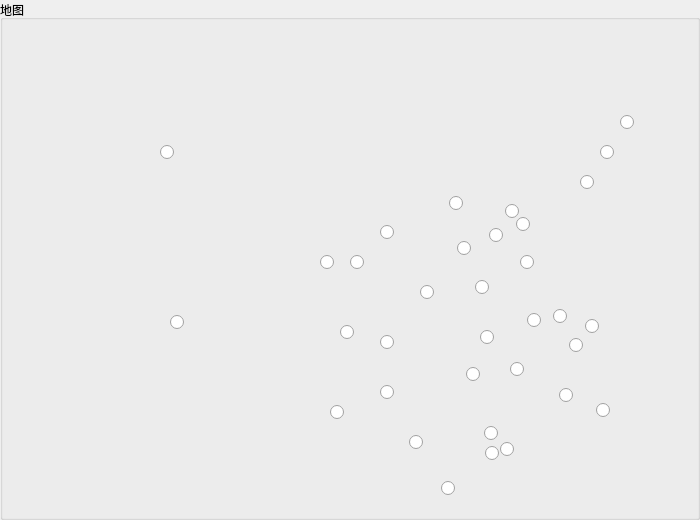
        <widget class="QGroupBox" name="checkboxGroupBox">
         <property name="minimumSize">
          <size>
           <width>700</width>
           <height>520</height>
          </size>
         </property>
         <property name="maximumSize">
          <size>
           <width>700</width>
           <height>520</height>
          </size>
         </property>
         <property name="title">
          <string>地图</string>
         </property>
         <property name="checkable">
          <bool>false</bool>
         </property>
         <widget class="QRadioButton" name="checkbox_wlmq">
          <property name="geometry">
           <rect>
            <x>160</x>
            <y>140</y>
            <width>25</width>
            <height>25</height>
           </rect>
          </property>
          <property name="toolTip">
           <string>乌鲁木齐</string>
          </property>
          <property name="text">
           <string/>
          </property>
          <property name="autoExclusive">
           <bool>false</bool>
          </property>
         </widget>
         <widget class="QRadioButton" name="checkbox_xn">
          <property name="geometry">
           <rect>
            <x>320</x>
            <y>250</y>
            <width>25</width>
            <height>25</height>
           </rect>
          </property>
          <property name="toolTip">
           <string>西宁</string>
          </property>
          <property name="text">
           <string/>
          </property>
          <property name="checkable">
           <bool>true</bool>
          </property>
          <property name="autoExclusive">
           <bool>false</bool>
          </property>
         </widget>
         <widget class="QRadioButton" name="checkbox_lz">
          <property name="geometry">
           <rect>
            <x>350</x>
            <y>250</y>
            <width>25</width>
            <height>25</height>
           </rect>
          </property>
          <property name="toolTip">
           <string>兰州</string>
          </property>
          <property name="text">
           <string/>
          </property>
          <property name="checkable">
           <bool>true</bool>
          </property>
          <property name="autoExclusive">
           <bool>false</bool>
          </property>
         </widget>
         <widget class="QRadioButton" name="checkbox_ls">
          <property name="geometry">
           <rect>
            <x>170</x>
            <y>310</y>
            <width>25</width>
            <height>25</height>
           </rect>
          </property>
          <property name="toolTip">
           <string>拉萨</string>
          </property>
          <property name="text">
           <string/>
          </property>
          <property name="checkable">
           <bool>true</bool>
          </property>
          <property name="autoExclusive">
           <bool>false</bool>
          </property>
         </widget>
         <widget class="QRadioButton" name="checkbox_km">
          <property name="geometry">
           <rect>
            <x>330</x>
            <y>400</y>
            <width>25</width>
            <height>25</height>
           </rect>
          </property>
          <property name="toolTip">
           <string>昆明</string>
          </property>
          <property name="text">
           <string/>
          </property>
          <property name="checkable">
           <bool>true</bool>
          </property>
          <property name="autoExclusive">
           <bool>false</bool>
          </property>
         </widget>
         <widget class="QRadioButton" name="checkbox_gy">
          <property name="geometry">
           <rect>
            <x>380</x>
            <y>380</y>
            <width>25</width>
            <height>25</height>
           </rect>
          </property>
          <property name="acceptDrops">
           <bool>false</bool>
          </property>
          <property name="toolTip">
           <string>贵阳</string>
          </property>
          <property name="layoutDirection">
           <enum>Qt::LeftToRight</enum>
          </property>
          <property name="autoFillBackground">
           <bool>false</bool>
          </property>
          <property name="text">
           <string/>
          </property>
          <property name="checkable">
           <bool>true</bool>
          </property>
          <property name="autoExclusive">
           <bool>false</bool>
          </property>
         </widget>
         <widget class="QRadioButton" name="checkbox_cd">
          <property name="geometry">
           <rect>
            <x>340</x>
            <y>320</y>
            <width>25</width>
            <height>25</height>
           </rect>
          </property>
          <property name="acceptDrops">
           <bool>false</bool>
          </property>
          <property name="toolTip">
           <string>成都</string>
          </property>
          <property name="layoutDirection">
           <enum>Qt::LeftToRight</enum>
          </property>
          <property name="autoFillBackground">
           <bool>false</bool>
          </property>
          <property name="text">
           <string/>
          </property>
          <property name="checkable">
           <bool>true</bool>
          </property>
          <property name="autoExclusive">
           <bool>false</bool>
          </property>
         </widget>
         <widget class="QRadioButton" name="checkbox_cq">
          <property name="geometry">
           <rect>
            <x>380</x>
            <y>330</y>
            <width>25</width>
            <height>25</height>
           </rect>
          </property>
          <property name="acceptDrops">
           <bool>false</bool>
          </property>
          <property name="toolTip">
           <string>重庆</string>
          </property>
          <property name="layoutDirection">
           <enum>Qt::LeftToRight</enum>
          </property>
          <property name="autoFillBackground">
           <bool>false</bool>
          </property>
          <property name="text">
           <string/>
          </property>
          <property name="checkable">
           <bool>true</bool>
          </property>
          <property name="autoExclusive">
           <bool>false</bool>
          </property>
         </widget>
         <widget class="QRadioButton" name="checkbox_yc">
          <property name="geometry">
           <rect>
            <x>380</x>
            <y>220</y>
            <width>25</width>
            <height>25</height>
           </rect>
          </property>
          <property name="toolTip">
           <string>银川</string>
          </property>
          <property name="text">
           <string/>
          </property>
          <property name="checkable">
           <bool>true</bool>
          </property>
          <property name="autoExclusive">
           <bool>false</bool>
          </property>
         </widget>
         <widget class="QRadioButton" name="checkbox_wh">
          <property name="geometry">
           <rect>
            <x>480</x>
            <y>325</y>
            <width>25</width>
            <height>25</height>
           </rect>
          </property>
          <property name="toolTip">
           <string>武汉</string>
          </property>
          <property name="text">
           <string/>
          </property>
          <property name="autoExclusive">
           <bool>false</bool>
          </property>
         </widget>
         <widget class="QRadioButton" name="checkbox_heb">
          <property name="geometry">
           <rect>
            <x>620</x>
            <y>110</y>
            <width>25</width>
            <height>25</height>
           </rect>
          </property>
          <property name="toolTip">
           <string>哈尔滨</string>
          </property>
          <property name="text">
           <string/>
          </property>
          <property name="autoExclusive">
           <bool>false</bool>
          </property>
         </widget>
         <widget class="QRadioButton" name="checkbox_cc">
          <property name="geometry">
           <rect>
            <x>600</x>
            <y>140</y>
            <width>25</width>
            <height>25</height>
           </rect>
          </property>
          <property name="toolTip">
           <string>长春</string>
          </property>
          <property name="text">
           <string/>
          </property>
          <property name="autoExclusive">
           <bool>false</bool>
          </property>
         </widget>
         <widget class="QRadioButton" name="checkbox_sy">
          <property name="geometry">
           <rect>
            <x>580</x>
            <y>170</y>
            <width>25</width>
            <height>25</height>
           </rect>
          </property>
          <property name="toolTip">
           <string>沈阳</string>
          </property>
          <property name="text">
           <string/>
          </property>
          <property name="autoExclusive">
           <bool>false</bool>
          </property>
         </widget>
         <widget class="QRadioButton" name="checkbox_bj">
          <property name="geometry">
           <rect>
            <x>505</x>
            <y>199</y>
            <width>25</width>
            <height>25</height>
           </rect>
          </property>
          <property name="toolTip">
           <string>北京</string>
          </property>
          <property name="text">
           <string/>
          </property>
          <property name="autoExclusive">
           <bool>false</bool>
          </property>
         </widget>
         <widget class="QRadioButton" name="checkbox_tj">
          <property name="geometry">
           <rect>
            <x>516</x>
            <y>212</y>
            <width>25</width>
            <height>25</height>
           </rect>
          </property>
          <property name="toolTip">
           <string>天津</string>
          </property>
          <property name="text">
           <string/>
          </property>
          <property name="autoExclusive">
           <bool>false</bool>
          </property>
         </widget>
         <widget class="QRadioButton" name="checkbox_tb">
          <property name="geometry">
           <rect>
            <x>596</x>
            <y>398</y>
            <width>25</width>
            <height>25</height>
           </rect>
          </property>
          <property name="toolTip">
           <string>台北</string>
          </property>
          <property name="text">
           <string/>
          </property>
          <property name="autoExclusive">
           <bool>false</bool>
          </property>
         </widget>
         <widget class="QRadioButton" name="checkbox_hk">
          <property name="geometry">
           <rect>
            <x>441</x>
            <y>476</y>
            <width>25</width>
            <height>25</height>
           </rect>
          </property>
          <property name="toolTip">
           <string>海口</string>
          </property>
          <property name="text">
           <string/>
          </property>
          <property name="autoExclusive">
           <bool>false</bool>
          </property>
         </widget>
         <widget class="QRadioButton" name="checkbox_am">
          <property name="geometry">
           <rect>
            <x>485</x>
            <y>441</y>
            <width>25</width>
            <height>25</height>
           </rect>
          </property>
          <property name="toolTip">
           <string>澳门</string>
          </property>
          <property name="text">
           <string/>
          </property>
          <property name="autoExclusive">
           <bool>false</bool>
          </property>
         </widget>
         <widget class="QRadioButton" name="checkbox_xg">
          <property name="geometry">
           <rect>
            <x>500</x>
            <y>437</y>
            <width>25</width>
            <height>25</height>
           </rect>
          </property>
          <property name="toolTip">
           <string>香港</string>
          </property>
          <property name="text">
           <string/>
          </property>
          <property name="autoExclusive">
           <bool>false</bool>
          </property>
         </widget>
         <widget class="QRadioButton" name="checkbox_gz">
          <property name="geometry">
           <rect>
            <x>484</x>
            <y>421</y>
            <width>25</width>
            <height>25</height>
           </rect>
          </property>
          <property name="toolTip">
           <string>广州</string>
          </property>
          <property name="text">
           <string/>
          </property>
          <property name="autoExclusive">
           <bool>false</bool>
          </property>
         </widget>
         <widget class="QRadioButton" name="checkbox_nn">
          <property name="geometry">
           <rect>
            <x>409</x>
            <y>430</y>
            <width>25</width>
            <height>25</height>
           </rect>
          </property>
          <property name="toolTip">
           <string>南宁</string>
          </property>
          <property name="text">
           <string/>
          </property>
          <property name="autoExclusive">
           <bool>false</bool>
          </property>
         </widget>
         <widget class="QRadioButton" name="checkbox_hhht">
          <property name="geometry">
           <rect>
            <x>449</x>
            <y>191</y>
            <width>25</width>
            <height>25</height>
           </rect>
          </property>
          <property name="toolTip">
           <string>呼和浩特</string>
          </property>
          <property name="text">
           <string/>
          </property>
          <property name="autoExclusive">
           <bool>false</bool>
          </property>
         </widget>
         <widget class="QRadioButton" name="checkbox_cs">
          <property name="geometry">
           <rect>
            <x>466</x>
            <y>362</y>
            <width>25</width>
            <height>25</height>
           </rect>
          </property>
          <property name="toolTip">
           <string>长沙</string>
          </property>
          <property name="text">
           <string/>
          </property>
          <property name="autoExclusive">
           <bool>false</bool>
          </property>
         </widget>
         <widget class="QRadioButton" name="checkbox_nc">
          <property name="geometry">
           <rect>
            <x>510</x>
            <y>357</y>
            <width>25</width>
            <height>25</height>
           </rect>
          </property>
          <property name="toolTip">
           <string>南昌</string>
          </property>
          <property name="text">
           <string/>
          </property>
          <property name="autoExclusive">
           <bool>false</bool>
          </property>
         </widget>
         <widget class="QRadioButton" name="checkbox_sh">
          <property name="geometry">
           <rect>
            <x>585</x>
            <y>314</y>
            <width>25</width>
            <height>25</height>
           </rect>
          </property>
          <property name="toolTip">
           <string>上海</string>
          </property>
          <property name="text">
           <string/>
          </property>
          <property name="autoExclusive">
           <bool>false</bool>
          </property>
         </widget>
         <widget class="QRadioButton" name="checkbox_hf">
          <property name="geometry">
           <rect>
            <x>527</x>
            <y>308</y>
            <width>25</width>
            <height>25</height>
           </rect>
          </property>
          <property name="toolTip">
           <string>合肥</string>
          </property>
          <property name="text">
           <string/>
          </property>
          <property name="autoExclusive">
           <bool>false</bool>
          </property>
         </widget>
         <widget class="QRadioButton" name="checkbox_nj">
          <property name="geometry">
           <rect>
            <x>553</x>
            <y>304</y>
            <width>25</width>
            <height>25</height>
           </rect>
          </property>
          <property name="toolTip">
           <string>南京</string>
          </property>
          <property name="text">
           <string/>
          </property>
          <property name="autoExclusive">
           <bool>false</bool>
          </property>
         </widget>
         <widget class="QRadioButton" name="checkbox_hz">
          <property name="geometry">
           <rect>
            <x>569</x>
            <y>333</y>
            <width>25</width>
            <height>25</height>
           </rect>
          </property>
          <property name="toolTip">
           <string>杭州</string>
          </property>
          <property name="text">
           <string/>
          </property>
          <property name="autoExclusive">
           <bool>false</bool>
          </property>
         </widget>
         <widget class="QRadioButton" name="checkbox_fz">
          <property name="geometry">
           <rect>
            <x>559</x>
            <y>383</y>
            <width>25</width>
            <height>25</height>
           </rect>
          </property>
          <property name="toolTip">
           <string>福州</string>
          </property>
          <property name="text">
           <string/>
          </property>
          <property name="autoExclusive">
           <bool>false</bool>
          </property>
         </widget>
         <widget class="QRadioButton" name="checkbox_xa">
          <property name="geometry">
           <rect>
            <x>420</x>
            <y>280</y>
            <width>25</width>
            <height>25</height>
           </rect>
          </property>
          <property name="toolTip">
           <string>西安</string>
          </property>
          <property name="text">
           <string/>
          </property>
          <property name="autoExclusive">
           <bool>false</bool>
          </property>
         </widget>
         <widget class="QRadioButton" name="checkbox_zz">
          <property name="geometry">
           <rect>
            <x>475</x>
            <y>275</y>
            <width>25</width>
            <height>25</height>
           </rect>
          </property>
          <property name="toolTip">
           <string>郑州</string>
          </property>
          <property name="text">
           <string/>
          </property>
          <property name="autoExclusive">
           <bool>false</bool>
          </property>
         </widget>
         <widget class="QRadioButton" name="checkbox_jn">
          <property name="geometry">
           <rect>
            <x>520</x>
            <y>250</y>
            <width>25</width>
            <height>25</height>
           </rect>
          </property>
          <property name="toolTip">
           <string>济南</string>
          </property>
          <property name="text">
           <string/>
          </property>
          <property name="autoExclusive">
           <bool>false</bool>
          </property>
         </widget>
         <widget class="QRadioButton" name="checkbox_ty">
          <property name="geometry">
           <rect>
            <x>457</x>
            <y>236</y>
            <width>25</width>
            <height>25</height>
           </rect>
          </property>
          <property name="toolTip">
           <string>太原</string>
          </property>
          <property name="text">
           <string/>
          </property>
          <property name="autoExclusive">
           <bool>false</bool>
          </property>
         </widget>
         <widget class="QRadioButton" name="checkbox_sjz">
          <property name="geometry">
           <rect>
            <x>489</x>
            <y>223</y>
            <width>25</width>
            <height>25</height>
           </rect>
          </property>
          <property name="toolTip">
           <string>石家庄</string>
          </property>
          <property name="text">
           <string/>
          </property>
          <property name="autoExclusive">
           <bool>false</bool>
          </property>
         </widget>
        </widget>
